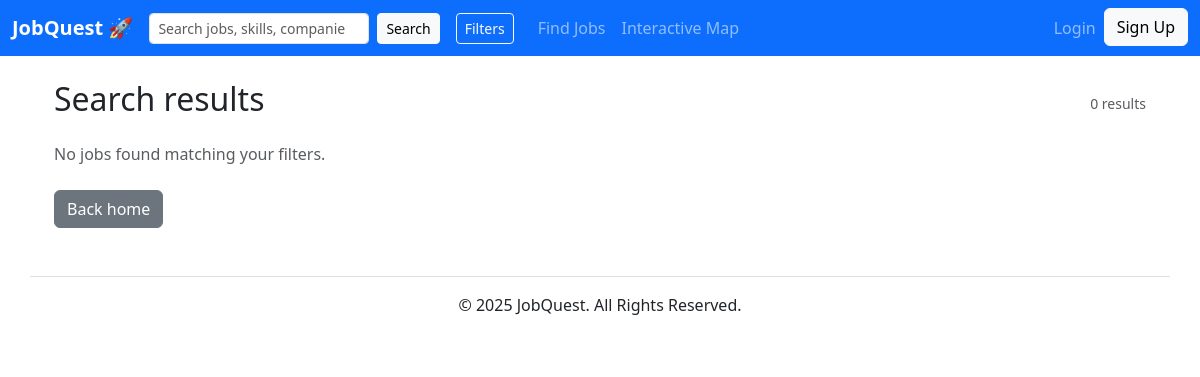
/search/, run on an earlier commit of the app's database.
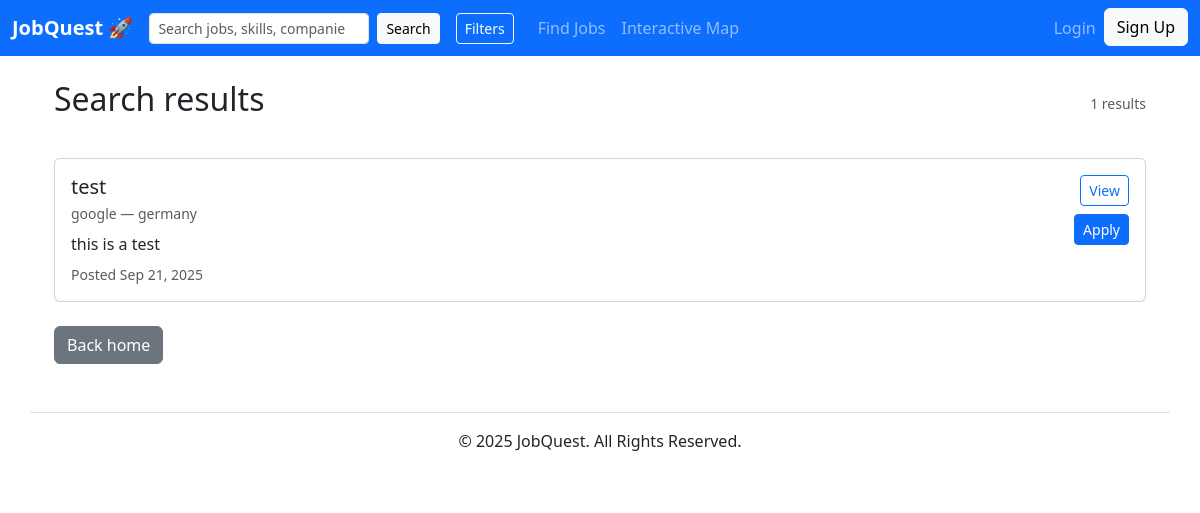
And on a later commit of the database.
### jobs/models.py (models this page shows, shortened)
class Job(models.Model):
	title = models.CharField(max_length=255)
	company = models.CharField(max_length=255, blank=True)
	location = models.CharField(max_length=255, blank=True)
	description = models.TextField(blank=True)
	posted_at = models.DateTimeField(default=timezone.now)

### jobs/views.py (the view)
# urls.py: path('', views.search, name='search'),
def search(request):
	q = request.GET.get('q', '').strip()
	location = request.GET.get('location', '').strip()
	salary_min = request.GET.get('salary_min', '')
	salary_max = request.GET.get('salary_max', '')
	work_type = request.GET.get('work_type', '')
	visa = request.GET.get('visa_sponsorship', '')
	qs = Job.objects.all()
	if location:
		qs = qs.filter(location__icontains=location)
	if q:
		qs = qs.annotate(
			title_match=Case(When(title__icontains=q, then=Value(3)), default=Value(0), output_field=IntegerField()),
			company_match=Case(When(company__icontains=q, then=Value(2)), default=Value(0), output_field=IntegerField()),
			desc_match=Case(When(description__icontains=q, then=Value(1)), default=Value(0), output_field=IntegerField()),
		).annotate(rank=F('title_match') + F('company_match') + F('desc_match'))
		qs = qs.order_by('-rank', '-posted_at')
	else:
		qs = qs.order_by('-posted_at')
	context = {
		'q': q,
		'location': location,
		'salary_min': salary_min,
		'salary_max': salary_max,
		'work_type': work_type,
		'visa': visa,
		'jobs': qs,
	}
	return render(request, 'jobs/search_results.html', context)

### accounts/context_processors.py (called while the page is built)
def user_profile(request):
    user = getattr(request, 'user', None)
    profile = None
    if user and user.is_authenticated:
        try:
            profile = user.profile
        except Exception:
            profile = None
    return {'user_profile': profile}

### jobs/templates/jobs/search_results.html
{% extends 'base.html' %}
{% block content %}
<div class="container mt-4">
  <div class="d-flex justify-content-between align-items-center">
    <h2>Search results</h2>
    <div class="text-muted small">{{ jobs.count }} results</div>
  </div>
  {% if jobs %}
    <div class="row gy-3 mt-3">
      {% for job in jobs %}
        <div class="col-12">
          <div class="card">
            <div class="card-body d-flex justify-content-between align-items-start">
              <div>
                <h5 class="mb-1">{{ job.title }}</h5>
                <div class="text-muted small">{{ job.company }} — {{ job.location }}</div>
                <p class="mt-2 mb-0 text-truncate" style="max-height:3.6em; overflow:hidden;">{{ job.description }}</p>
                <div class="text-muted small mt-2">Posted {{ job.posted_at|date:"M d, Y" }}</div>
              </div>
              <div class="ms-3 d-flex flex-column align-items-end">
                <a href="{% url 'jobs:job_detail' job.pk %}" class="btn btn-outline-primary btn-sm mb-2">View</a>
                <a href="{% url 'jobs:apply' job.pk %}" class="btn btn-primary btn-sm">Apply</a>
              </div>
            </div>
          </div>
        </div>
      {% endfor %}
    </div>
  {% else %}
    <p class="text-muted mt-3">No jobs found matching your filters.</p>
  {% endif %}
  <div class="mt-4">
    <a href="/" class="btn btn-secondary">Back home</a>
  </div>
</div>
{% endblock %}

### linkedout/templates/base.html (shortened to what this page needs)
{% load static %}
<!DOCTYPE html>
<html lang="en">
<head>
    <link href="https://cdn.jsdelivr.net/npm/bootstrap@5.3.2/dist/css/bootstrap.min.css" rel="stylesheet">
</head>
<body>
    <nav class="navbar navbar-expand-lg navbar-dark bg-primary">
        <div class="container-fluid">
            <a class="navbar-brand fw-bold" href="/">JobQuest 🚀</a>
            <div class="collapse navbar-collapse" id="navbarNav">
                <ul class="navbar-nav me-auto mb-2 mb-lg-0 align-items-center">
                    <li class="nav-item me-3">
                        <form class="d-flex" role="search" method="get" action="/search/">
                          <input class="form-control form-control-sm" type="search" placeholder="Search jobs, skills, companies" aria-label="Search" name="q">
                          <button class="btn btn-sm btn-light ms-2" type="submit">Search</button>
                        </form>
                    </li>
                    <li class="nav-item me-3">
                        <button class="btn btn-outline-light btn-sm" type="button" data-bs-toggle="offcanvas" data-bs-target="#filterOffcanvas" aria-controls="filterOffcanvas">Filters</button>
                    </li>
                    <li class="nav-item">
                        <a class="nav-link" href="{% url 'jobs:search' %}">Find Jobs</a> </li>
                    <li class="nav-item">
                        <a class="nav-link" href="#">Interactive Map</a> </li>
                </ul>
                <ul class="navbar-nav">
                    {% if user.is_authenticated %}
                        {% if user.is_recruiter %}
                            <li class="nav-item"><a href="#" class="nav-link">Post a Job</a></li>
                            <li class="nav-item"><a href="#" class="nav-link">My Postings</a></li>
                        {% else %}
                            <li class="nav-item"><a href="#" class="nav-link">My Applications</a></li>
                            <li class="nav-item"><a href="#" class="nav-link">Recommendations</a></li>
                        {% endif %}
                        <li class="nav-item dropdown">
                            <a class="nav-link dropdown-toggle d-flex align-items-center" href="#" role="button" data-bs-toggle="dropdown" aria-expanded="false">
                                {% if user_profile and user_profile.avatar %}
                                    <img src="{{ user_profile.avatar.url }}" alt="avatar" class="rounded-circle me-2" style="width:36px; height:36px; object-fit:cover;">
                                {% else %}
                                    <span class="navbar-toggler-icon me-2"></span>
                                {% endif %}
                                <span class="d-none d-lg-inline">{{ user.username }}</span>
                            </a>
                            <ul class="dropdown-menu dropdown-menu-end">
                                <li><a class="dropdown-item" href="{% url 'accounts:profile_detail' user.username %}">My Profile</a></li>
                                <li><a class="dropdown-item" href="{% url 'accounts:edit_profile' %}">Edit Profile</a></li>
                                <li><a class="dropdown-item" href="#">Settings</a></li>
                                                                <li><hr class="dropdown-divider"></li>
                                                                <li>
                                                                    <form method="post" action="{% url 'logout' %}" style="margin:0;">
                                                                        {% csrf_token %}
                                                                        <button type="submit" class="dropdown-item">Logout</button>
                                                                    </form>
                                                                </li>
                            </ul>
                        </li>
                    {% else %}
                        <li class="nav-item">
                            <a href="{% url 'login' %}" class="nav-link">Login</a>
                        </li>
                        <li class="nav-item">
                            <a href="{% url 'accounts:signup' %}" class="btn btn-light">Sign Up</a>
                        </li>
                    {% endif %}
                </ul>
            </div>
        </div>
    </nav>
    <main class="container mt-4">
        {% block content %}
        {% endblock %}
    </main>
    <footer class="container text-center mt-5 py-3 border-top">
        <p>&copy; {% now "Y" %} JobQuest. All Rights Reserved.</p>
    </footer>
</body>
</html>

What changed in the data, as far as the page shows it:
added Job: title "test", company "google", location "germany", description "this is a test", posted_at "Sep 21, 2025"
Also different on the page:
{{ jobs.count }}: "0" → "1"
text no longer shown: "No jobs found matching your filters."
